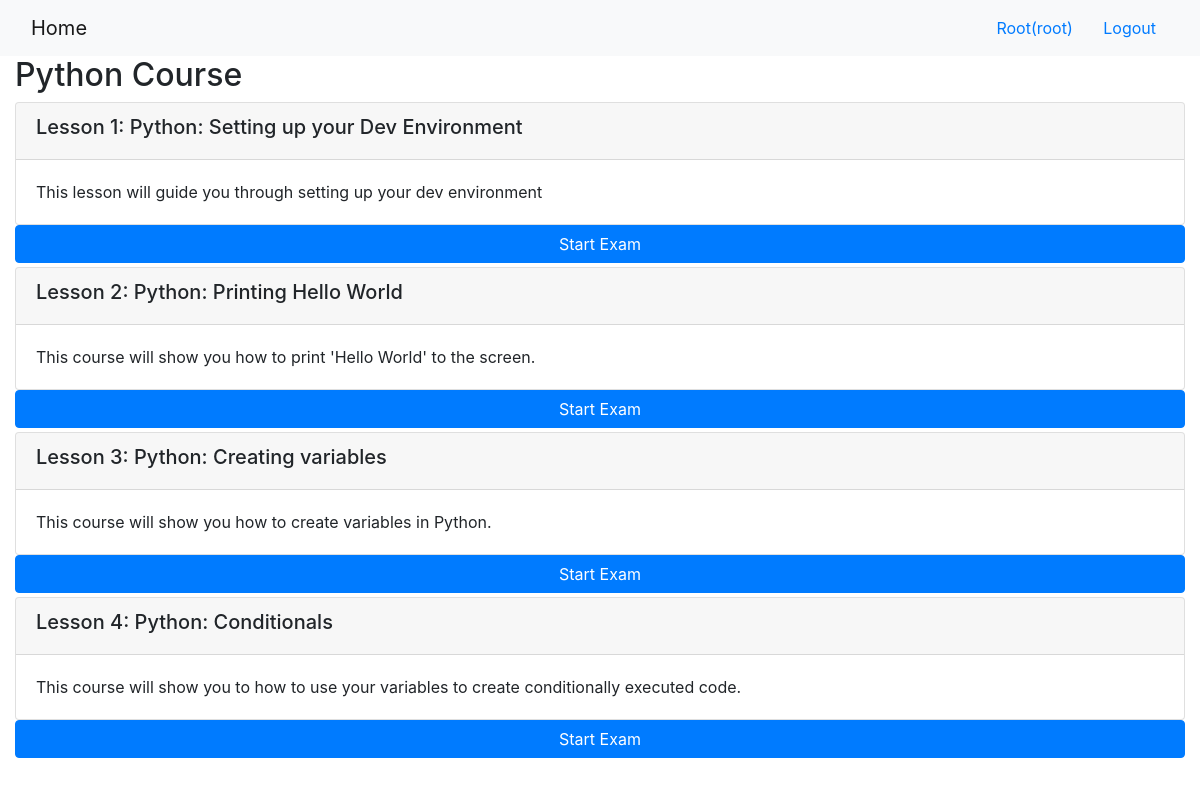
/onlinecourse/1/ (signed in), run on the app's committed database.
### onlinecourse/models.py (models this page shows, shortened)
class Course(models.Model):
    name = models.CharField(null=False, max_length=30, default='online course')
    image = models.ImageField(upload_to='course_images/')
    description = models.CharField(max_length=1000)
    pub_date = models.DateField(null=True)
    instructors = models.ManyToManyField(Instructor)
    users = models.ManyToManyField(settings.AUTH_USER_MODEL, through='Enrollment')
    total_enrollment = models.IntegerField(default=0)
    is_enrolled = False

class Lesson(models.Model):
    title = models.CharField(max_length=200, default="title")
    order = models.IntegerField(default=0)
    course = models.ForeignKey(Course, on_delete=models.CASCADE)
    content = models.TextField()

### onlinecourse/views.py (the view)
# urls.py: path('<int:pk>/', views.CourseDetailView.as_view(), name='course_details'),
class CourseDetailView(generic.DetailView):
    model = Course
    template_name = 'onlinecourse/course_detail_bootstrap.html'

### onlinecourse/templates/onlinecourse/course_detail_bootstrap.html (shortened to what this page needs)
<!DOCTYPE html>
<html lang="en">
<head>
     {% load static %}
    <link rel="stylesheet" href="https://maxcdn.bootstrapcdn.com/bootstrap/4.5.2/css/bootstrap.min.css">
</head>
<body>
    <nav class="navbar navbar-light bg-light">
        <div class="container-fluid">
            <div class="navbar-header">
                  <a class="navbar-brand" href="{% url 'onlinecourse:index' %}">Home</a>
            </div>
            <ul class="nav navbar-nav navbar-right">
                {% if user.is_authenticated %}
                <li>
                    <a class="btn btn-link" href="#">{{ user.first_name }}({{ user.username }})</a>
                    <a class="btn btn-link" href="{% url 'onlinecourse:logout' %}">Logout</a>
                </li>
                {% endif %}
            </ul>
        </div>
    </nav>
    <div class="container-fluid">
        <h2>{{ course.name }}</h2>
        <div class="card-columns-vertical">
            {% for lesson in course.lesson_set.all %}
                <div class="card mt-1">
                    <div class="card-header"><h5>Lesson {{lesson.order|add:1}}: {{lesson.title}}</h5></div>
                    <div class="card-body">{{lesson.content}}</div>
                </div>
                {% if user.is_authenticated %}
                    <button class="btn btn-primary btn-block" data-toggle="collapse" data-target="#exam_{{lesson.order}}">Start Exam</button>
                {% endif %}
            {% endfor %}
        </div>
    </div>
</body>
</html>

### data on the page
Course: name "Python Course"
Lesson: order|add "1", title "Python: Setting up your Dev Environment", content "This lesson will guide you through setting up your dev environment"
Lesson: order|add "2", title "Python: Printing Hello World", content "This course will show you how to print 'Hello World' to the screen."
Lesson: order|add "3", title "Python: Creating variables", content "This course will show you how to create variables in Python."
Lesson: order|add "4", title "Python: Conditionals", content "This course will show you to how to use your variables to create conditionally executed code."

### other printed values
{{ user.first_name }} "Root"
{{ user.username }} "root"
